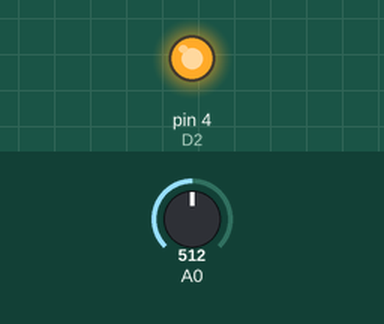
A sketch run on a simulated Arduino Uno, built with avr-gcc and run on an emulated ATmega328P. Parts: output pins drawn as LEDs (lit = HIGH). The inputs (shaded band) are chosen by the test bench; at power-on: A0 = 512.

Above: at 1.5 s.
1.6 s: A0 set to 521
At 3.4 s:
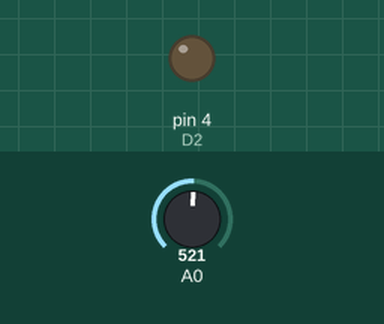
3.7 s: A0 set to 511
At 4.7 s:
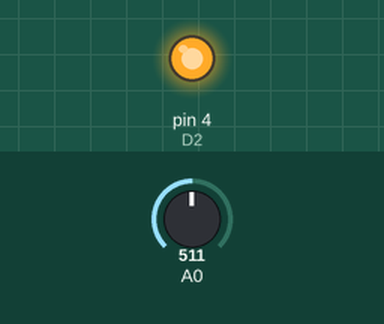
5.2 s: A0 set to 716
At 5.9 s:
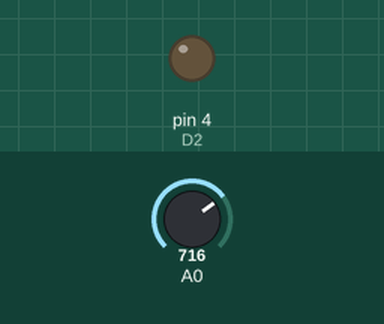
Timing chart, 0 to 8.2 s (numbered marks = the images above; inputs shaded):
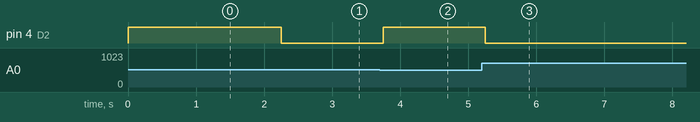

The sketch:

5._screen_Light.ino
```cpp
#define D2 4

int ldr_value = 0;
int light_intensity = 0;

void setup() {
  Serial.begin(9600);
  pinMode(D2, OUTPUT);
}

void loop() {
  ldr_value = analogRead(A0);
  light_intensity = 255 - map(ldr_value, 0, 1023, 0, 255);
  analogWrite(D2, light_intensity);
  delay(750);
}
```

Measured:
- the behaviour switches between 513 and 514 on A0 (found by bisection; images 0 and 1)
- after the input at 1.6 s, pin 4 (D2): HIGH → LOW after 0.65 s
- after the input at 3.7 s, pin 4 (D2): LOW → HIGH after 0.05 s
- after the input at 5.2 s, pin 4 (D2): HIGH → LOW after 0.05 s
